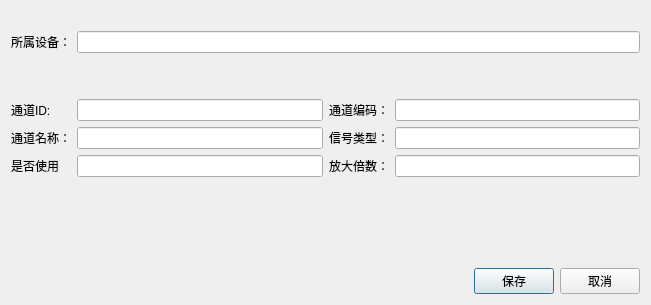
<?xml version="1.0" encoding="UTF-8"?>
<ui version="4.0">
 <class>myDialogSignalChange</class>
 <widget class="QDialog" name="myDialogSignalChange">
  <property name="geometry">
   <rect>
    <x>0</x>
    <y>0</y>
    <width>651</width>
    <height>305</height>
   </rect>
  </property>
  <property name="sizePolicy">
   <sizepolicy hsizetype="Preferred" vsizetype="Fixed">
    <horstretch>0</horstretch>
    <verstretch>0</verstretch>
   </sizepolicy>
  </property>
  <property name="windowTitle">
   <string>修改测点配置信息</string>
  </property>
  <layout class="QVBoxLayout" name="verticalLayout">
   <item>
    <spacer name="verticalSpacer_3">
     <property name="orientation">
      <enum>Qt::Vertical</enum>
     </property>
     <property name="sizeType">
      <enum>QSizePolicy::Fixed</enum>
     </property>
     <property name="sizeHint" stdset="0">
      <size>
       <width>20</width>
       <height>20</height>
      </size>
     </property>
    </spacer>
   </item>
   <item>
    <layout class="QFormLayout" name="formLayout_3">
     <item row="2" column="0">
      <widget class="QLabel" name="Label_6">
       <property name="text">
        <string>所属设备：</string>
       </property>
      </widget>
     </item>
     <item row="2" column="1">
      <widget class="QLineEdit" name="LineEdit_belonged">
       <property name="readOnly">
        <bool>true</bool>
       </property>
      </widget>
     </item>
    </layout>
   </item>
   <item>
    <spacer name="verticalSpacer">
     <property name="orientation">
      <enum>Qt::Vertical</enum>
     </property>
     <property name="sizeType">
      <enum>QSizePolicy::Fixed</enum>
     </property>
     <property name="sizeHint" stdset="0">
      <size>
       <width>20</width>
       <height>40</height>
      </size>
     </property>
    </spacer>
   </item>
   <item>
    <layout class="QHBoxLayout" name="horizontalLayout">
     <item>
      <layout class="QFormLayout" name="formLayout">
       <item row="0" column="0">
        <widget class="QLabel" name="iDLabel">
         <property name="text">
          <string>通道ID:</string>
         </property>
        </widget>
       </item>
       <item row="0" column="1">
        <widget class="QLineEdit" name="LineEdit_channelID"/>
       </item>
       <item row="1" column="0">
        <widget class="QLabel" name="Label">
         <property name="text">
          <string>通道名称：</string>
         </property>
        </widget>
       </item>
       <item row="1" column="1">
        <widget class="QLineEdit" name="LineEdit_channelName"/>
       </item>
       <item row="2" column="0">
        <widget class="QLabel" name="Label_2">
         <property name="text">
          <string>是否使用</string>
         </property>
        </widget>
       </item>
       <item row="2" column="1">
        <widget class="QLineEdit" name="LineEdit_usable"/>
       </item>
      </layout>
     </item>
     <item>
      <layout class="QFormLayout" name="formLayout_2">
       <item row="0" column="0">
        <widget class="QLabel" name="Label_3">
         <property name="text">
          <string>通道编码：</string>
         </property>
        </widget>
       </item>
       <item row="0" column="1">
        <widget class="QLineEdit" name="LineEdit_channelCode"/>
       </item>
       <item row="1" column="0">
        <widget class="QLabel" name="Label_4">
         <property name="text">
          <string>信号类型：</string>
         </property>
        </widget>
       </item>
       <item row="1" column="1">
        <widget class="QLineEdit" name="LineEdit_signalType"/>
       </item>
       <item row="2" column="0">
        <widget class="QLabel" name="Label_5">
         <property name="text">
          <string>放大倍数：</string>
         </property>
        </widget>
       </item>
       <item row="2" column="1">
        <widget class="QLineEdit" name="LineEdit_multiple"/>
       </item>
      </layout>
     </item>
    </layout>
   </item>
   <item>
    <spacer name="verticalSpacer_2">
     <property name="orientation">
      <enum>Qt::Vertical</enum>
     </property>
     <property name="sizeHint" stdset="0">
      <size>
       <width>20</width>
       <height>40</height>
      </size>
     </property>
    </spacer>
   </item>
   <item>
    <layout class="QHBoxLayout" name="horizontalLayout_2">
     <item>
      <spacer name="horizontalSpacer">
       <property name="orientation">
        <enum>Qt::Horizontal</enum>
       </property>
       <property name="sizeHint" stdset="0">
        <size>
         <width>40</width>
         <height>20</height>
        </size>
       </property>
      </spacer>
     </item>
     <item>
      <widget class="QPushButton" name="pushButton_save">
       <property name="text">
        <string>保存</string>
       </property>
      </widget>
     </item>
     <item>
      <widget class="QPushButton" name="pushButton_cancel">
       <property name="text">
        <string>取消</string>
       </property>
      </widget>
     </item>
    </layout>
   </item>
  </layout>
 </widget>
 <resources/>
 <connections/>
</ui>
